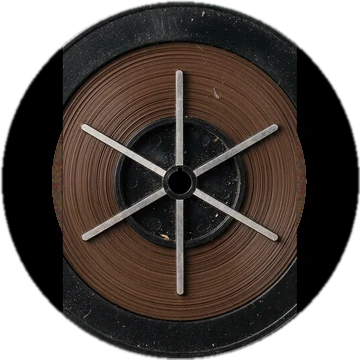
#> input picture assets/layers/reel.webp, 360 x 360 px
$ python fix_reel.py
#> lines starting #> are read from the running program, lines starting #| are printed output that depends on the picture; after the words box and inside, x2 and y2 are one past the last pixel; in counts of white or black regions, pixels touching at a corner belong together
# -*- coding: utf-8 -*-
"""Repair the reel sprite: the generated source clipped the brown tape pack
with flat vertical cuts on the left/right, so on the page the reels read as
"cut at the edges". The tape winding is concentric, therefore the missing
side caps of the pack are reconstructed from the radial colour profile of the
intact sectors (top/bottom), plus grain matched to the local variance.
Run from any directory. Requires Pillow and numpy.
"""
from pathlib import Path

import numpy as np
from PIL import Image, ImageFilter

ROOT = Path(__file__).resolve().parents[1]
SRC = ROOT / 'assets' / 'layers' / 'reel.webp'

im = Image.open(SRC).convert('RGBA')
#> im is the input picture: PIL image 360x360 RGBA; mean R, G, B, A 39.8, 32, 27.5, 196.9
a = np.asarray(im).astype(np.float32)
rgb, alpha = a[..., :3], a[..., 3]
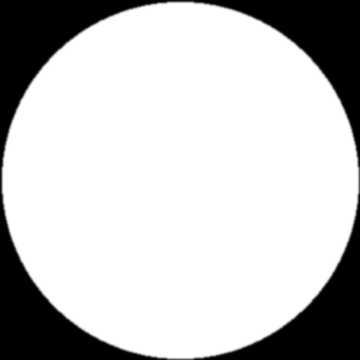
#> alpha: shape (360, 360) float32; min 0, max 255, mean 196.9
H, W = alpha.shape
#> H = 360; W = 360

R, G, B = rgb[..., 0], rgb[..., 1], rgb[..., 2]
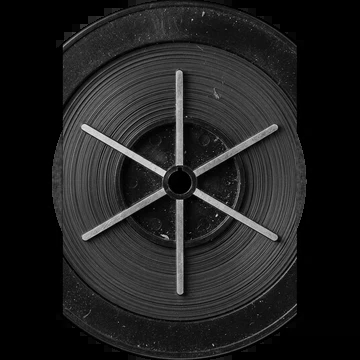
#> G: shape (360, 360) float32; min 0, max 227, mean 32
brown = (R - B > 25) & (R > 50) & (alpha > 200)
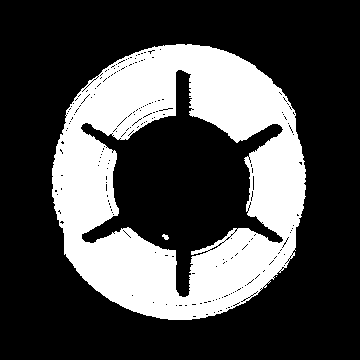
#> brown: shape (360, 360) bool; 29% white; 3 white regions (1 under 20 px), largest, box (x1, y1, x2, y2) and area: (52, 44, 306, 320) 37501, (162, 234, 169, 240) 27
ys, xs = np.nonzero(brown)
cx, cy = xs.mean(), ys.mean()
#> cx = 178.1; cy = 180.8

yy, xx = np.mgrid[0:H, 0:W].astype(np.float32)
rr = np.sqrt((xx - cx) ** 2 + (yy - cy) ** 2)
r_int = np.clip(np.round(rr).astype(int), 0, min(H, W) // 2 - 1)
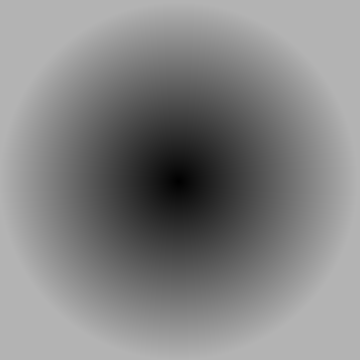
#> r_int: shape (360, 360) int64; min 0, max 179, mean 132.7

# intact sectors of the pack: away from the flat cuts
intact = brown & (np.abs(xx - cx) < 100) & (rr < 127)
#> intact: shape (360, 360) bool; 20.5% white; 3 white regions, box (x1, y1, x2, y2) and area: (79, 54, 279, 308) 24080, (244, 134, 279, 235) 2425, (162, 234, 169, 240) 27
mean = np.zeros((r_int.max() + 1, 3), np.float32)
std = np.ones((r_int.max() + 1, 3), np.float32)
for r in range(mean.shape[0]):
    m = intact & (r_int == r)
    if m.sum() > 8:
        mean[r] = rgb[m].mean(axis=0)
        std[r] = rgb[m].std(axis=0) + 1.0
# fill sparse radii by neighbour interpolation
for r in range(1, mean.shape[0] - 1):
    if mean[r].sum() == 0:
        mean[r] = (mean[r - 1] + mean[r + 1]) / 2
        std[r] = (std[r - 1] + std[r + 1]) / 2

# missing caps: inside the pack circle, beyond the vertical cut lines;
# only where the pixel is still the dark lobe (keeps the script idempotent)
cut = 116.0
lum = rgb.mean(axis=2)
dark = np.clip((70 - lum) / 20.0, 0, 1)
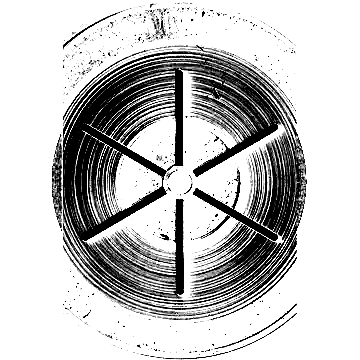
#> dark: shape (360, 360) float32; min 0, max 1, mean 0.769
w = np.clip((np.abs(xx - cx) - (cut - 2)) / 4.0, 0, 1) * (rr < 127.5) * dark
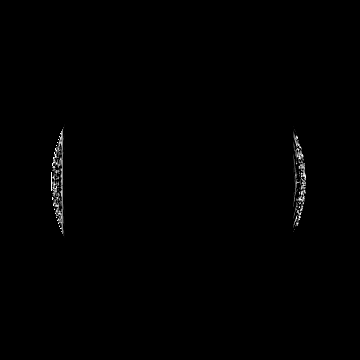
#> w: shape (360, 360) float32; min 0, max 1, mean 0.00454
rng = np.random.default_rng(7)
noise = rng.normal(0, 1, (H, W, 3)).astype(np.float32)
noise = np.asarray(Image.fromarray(
    ((noise - noise.min()) / (float(np.ptp(noise)) + 1e-6) * 255).astype(np.uint8)
).filter(ImageFilter.GaussianBlur(0.7)), np.float32)
noise = (noise - noise.mean()) / (noise.std() + 1e-6)
patch = mean[r_int] + noise * (std[r_int] * 0.55)[..., :3]
patch = np.clip(patch, 0, 255)
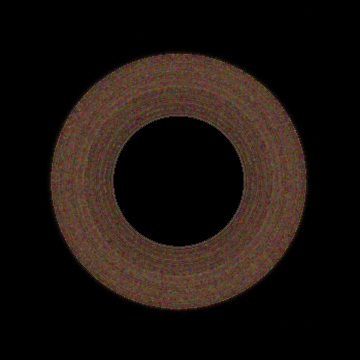
#> patch: shape (360, 360, 3) float32; mean of channels 0, 1, 2 26.5, 18.7, 14.5; drawn as R, G, B

w3 = w[..., None]
out = rgb * (1 - w3) + patch * w3
res = np.dstack([np.clip(out, 0, 255), alpha]).astype(np.uint8)
Image.fromarray(res, 'RGBA').save(SRC, quality=90)
print('reel repaired:', SRC, im.size)
#| reel repaired: assets/layers/reel.webp (360, 360)

$ run again, with assets/layers/key-play.webp copied over assets/layers/reel.webp
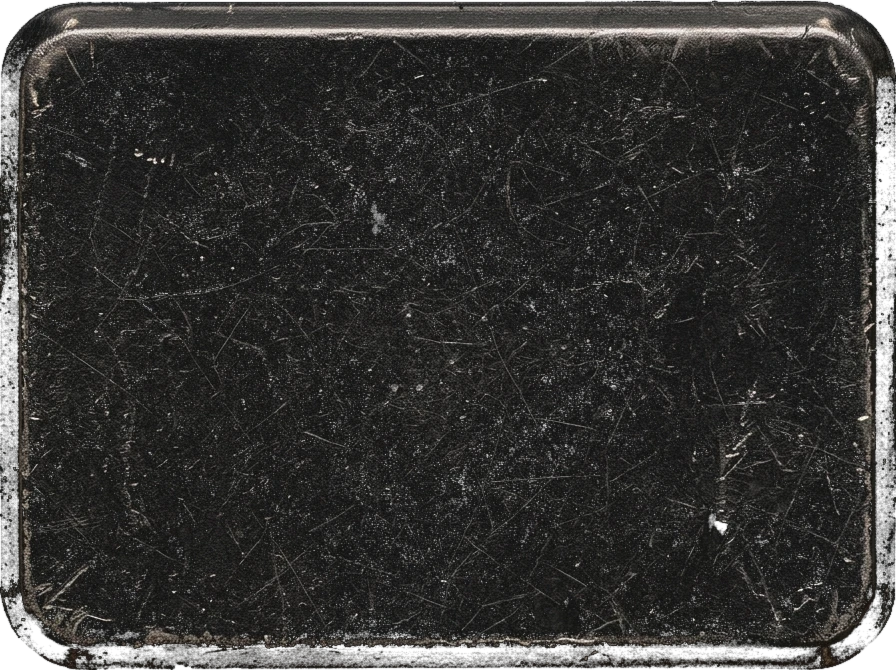
#> input picture assets/layers/key-play.webp, 896 x 670 px
#> im is the input picture: PIL image 896x670 RGBA; mean R, G, B, A 35.4, 34.9, 33, 233.9
#> `brown = (R - B > 25) & (R > 50) & (alpha > 200)`:
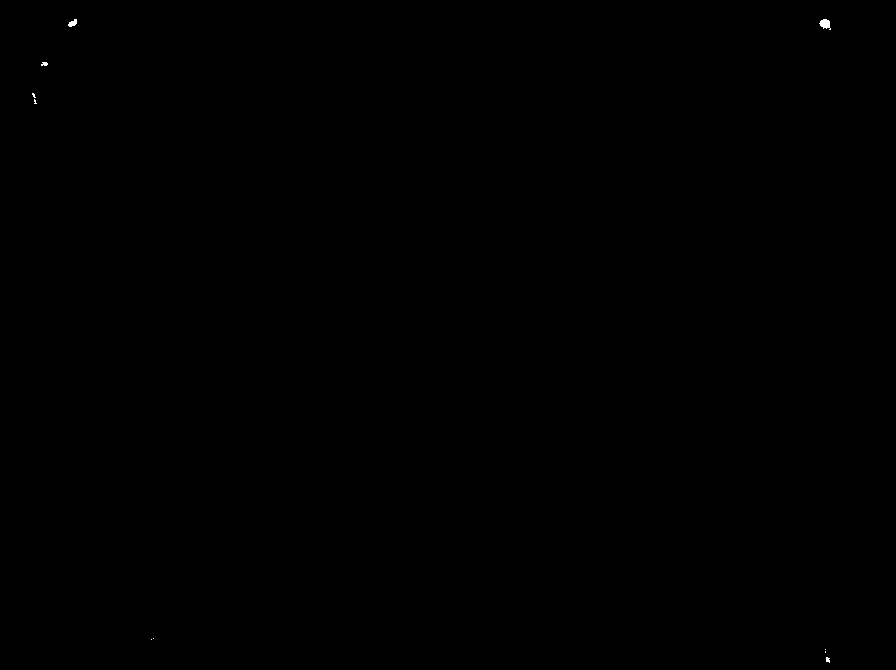
#> brown: shape (670, 896) bool; 0.03% white; 10 white regions (7 under 20 px), largest, box (x1, y1, x2, y2) and area: (819, 19, 831, 30) 84, (68, 19, 77, 27) 46, (41, 62, 48, 66) 22
#> ys = 195 values from 19 to 662; xs = 195 values, max 830 at index 127, min 32 at index 152, mean 471.5
#> cx = 471.5; cy = 110.1
#> intact: shape (670, 896) bool; every value is 0
#> `patch = np.clip(patch, 0, 255)`:
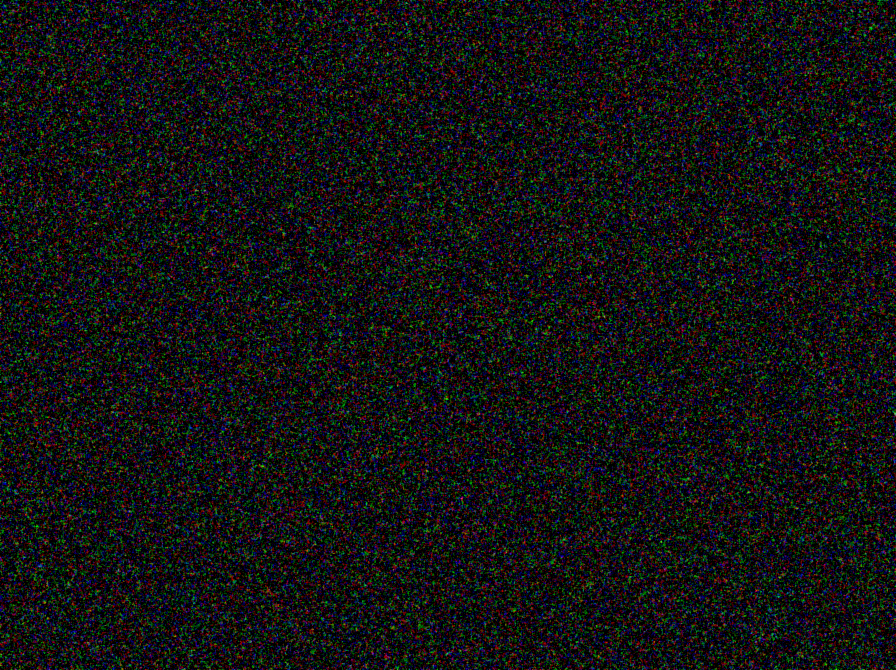
#> patch: shape (670, 896, 3) float32; mean of channels 0, 1, 2 0.219, 0.22, 0.22; drawn with min black and max white
#| reel repaired: assets/layers/reel.webp (896, 670)

$ run again, with assets/layers/key-small.webp copied over assets/layers/reel.webp
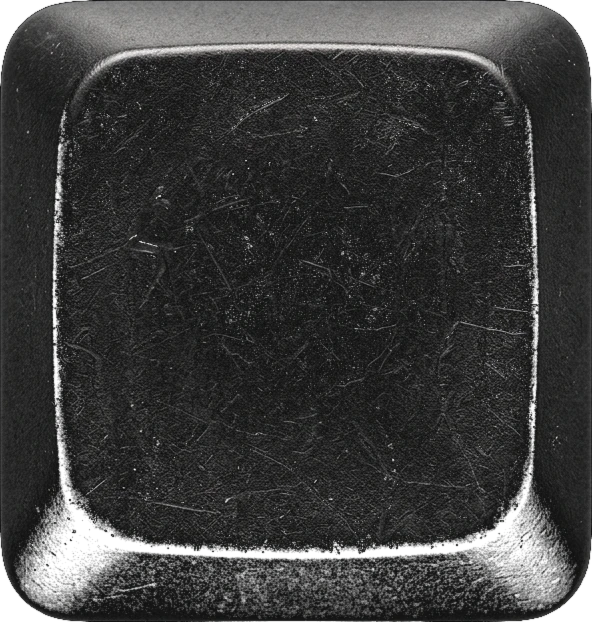
#> input picture assets/layers/key-small.webp, 592 x 622 px
#> im is the input picture: PIL image 592x622 RGBA; mean R, G, B, A 40.9, 41, 40.6, 233
#> `rgb, alpha = a[..., :3], a[..., 3]`:
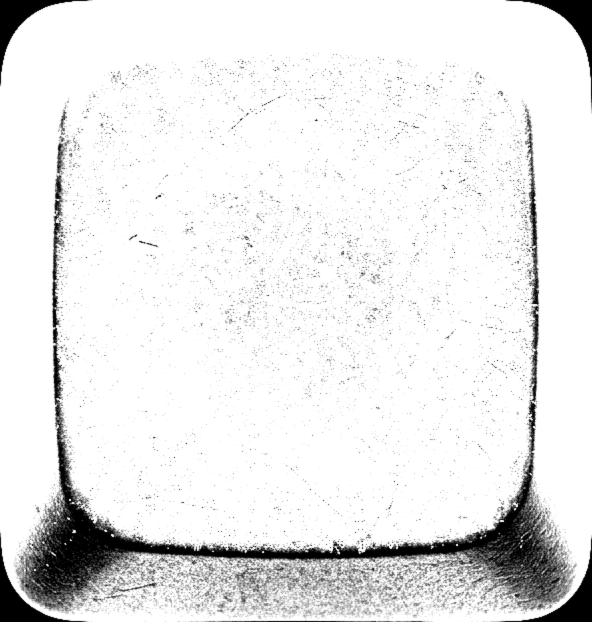
#> alpha: shape (622, 592) float32; min 0, max 255, mean 233
#> brown: shape (622, 592) bool; every value is 0
#> ys = empty array
#> cx = nan
#> rr: shape (622, 592) float32; every value is NaN or infinite
#> r_int: shape (622, 592) int64; every value is 0
#> w: shape (622, 592) float32; every value is NaN or infinite
#> out: shape (622, 592, 3) float32; every value is NaN or infinite
#> `res = np.dstack([np.clip(out, 0, 255), alpha]).astype(np.uint8)`:
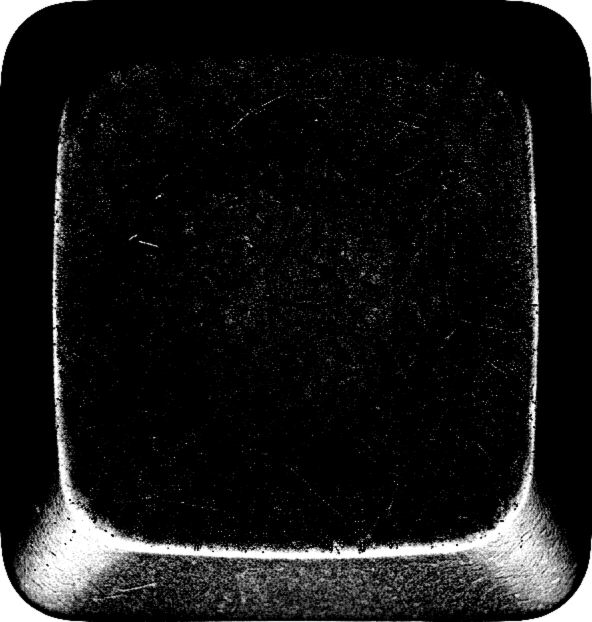
#> res: shape (622, 592, 4); mean R, G, B, A 0, 0, 0, 233; transparent parts drawn white
#| reel repaired: assets/layers/reel.webp (592, 622)
